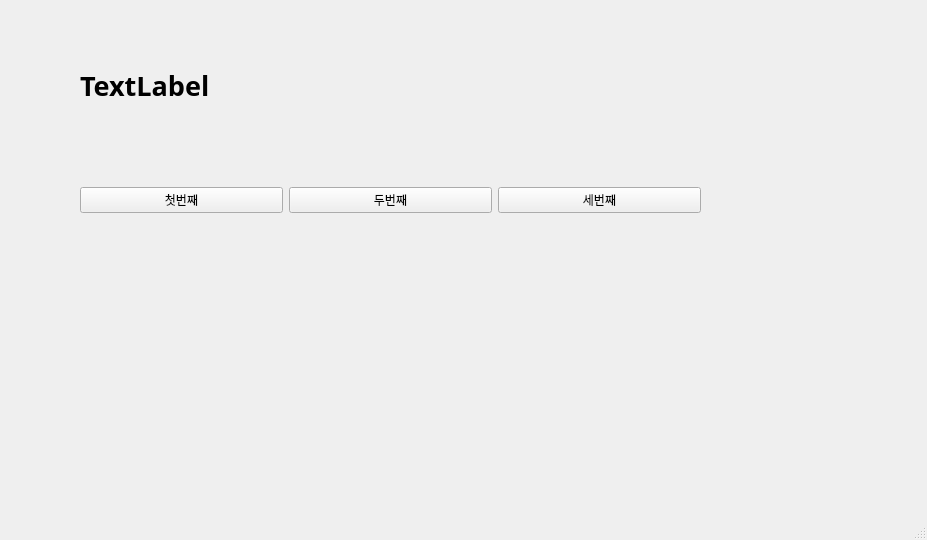
<?xml version="1.0" encoding="UTF-8"?>
<ui version="4.0">
 <class>MainWindow</class>
 <widget class="QMainWindow" name="MainWindow">
  <property name="geometry">
   <rect>
    <x>0</x>
    <y>0</y>
    <width>927</width>
    <height>540</height>
   </rect>
  </property>
  <property name="windowTitle">
   <string>MainWindow</string>
  </property>
  <widget class="QWidget" name="centralwidget">
   <widget class="QWidget" name="horizontalLayoutWidget">
    <property name="geometry">
     <rect>
      <x>80</x>
      <y>130</y>
      <width>621</width>
      <height>141</height>
     </rect>
    </property>
    <layout class="QHBoxLayout" name="horizontalLayout">
     <item>
      <widget class="QPushButton" name="pushButton">
       <property name="text">
        <string>첫번째</string>
       </property>
      </widget>
     </item>
     <item>
      <widget class="QPushButton" name="pushButton_2">
       <property name="text">
        <string>두번째</string>
       </property>
      </widget>
     </item>
     <item>
      <widget class="QPushButton" name="pushButton_3">
       <property name="text">
        <string>세번째</string>
       </property>
      </widget>
     </item>
    </layout>
   </widget>
   <widget class="QLabel" name="label">
    <property name="geometry">
     <rect>
      <x>80</x>
      <y>60</y>
      <width>631</width>
      <height>51</height>
     </rect>
    </property>
    <property name="font">
     <font>
      <family>맑은 고딕</family>
      <pointsize>20</pointsize>
      <weight>75</weight>
      <bold>true</bold>
     </font>
    </property>
    <property name="text">
     <string>TextLabel</string>
    </property>
   </widget>
  </widget>
  <widget class="QMenuBar" name="menubar">
   <property name="geometry">
    <rect>
     <x>0</x>
     <y>0</y>
     <width>927</width>
     <height>26</height>
    </rect>
   </property>
  </widget>
  <widget class="QStatusBar" name="statusbar"/>
 </widget>
 <resources/>
 <connections>
  <connection>
   <sender>pushButton</sender>
   <signal>clicked()</signal>
   <receiver>MainWindow</receiver>
   <slot>firstClick()</slot>
   <hints>
    <hint type="sourcelabel">
     <x>162</x>
     <y>220</y>
    </hint>
    <hint type="destinationlabel">
     <x>205</x>
     <y>299</y>
    </hint>
   </hints>
  </connection>
  <connection>
   <sender>pushButton_2</sender>
   <signal>clicked()</signal>
   <receiver>MainWindow</receiver>
   <slot>secondClick()</slot>
   <hints>
    <hint type="sourcelabel">
     <x>370</x>
     <y>219</y>
    </hint>
    <hint type="destinationlabel">
     <x>408</x>
     <y>279</y>
    </hint>
   </hints>
  </connection>
  <connection>
   <sender>pushButton_3</sender>
   <signal>clicked()</signal>
   <receiver>MainWindow</receiver>
   <slot>thirdClick()</slot>
   <hints>
    <hint type="sourcelabel">
     <x>564</x>
     <y>224</y>
    </hint>
    <hint type="destinationlabel">
     <x>616</x>
     <y>281</y>
    </hint>
   </hints>
  </connection>
 </connections>
 <slots>
  <slot>firstClick()</slot>
  <slot>secondClick()</slot>
  <slot>thirdClick()</slot>
 </slots>
</ui>
